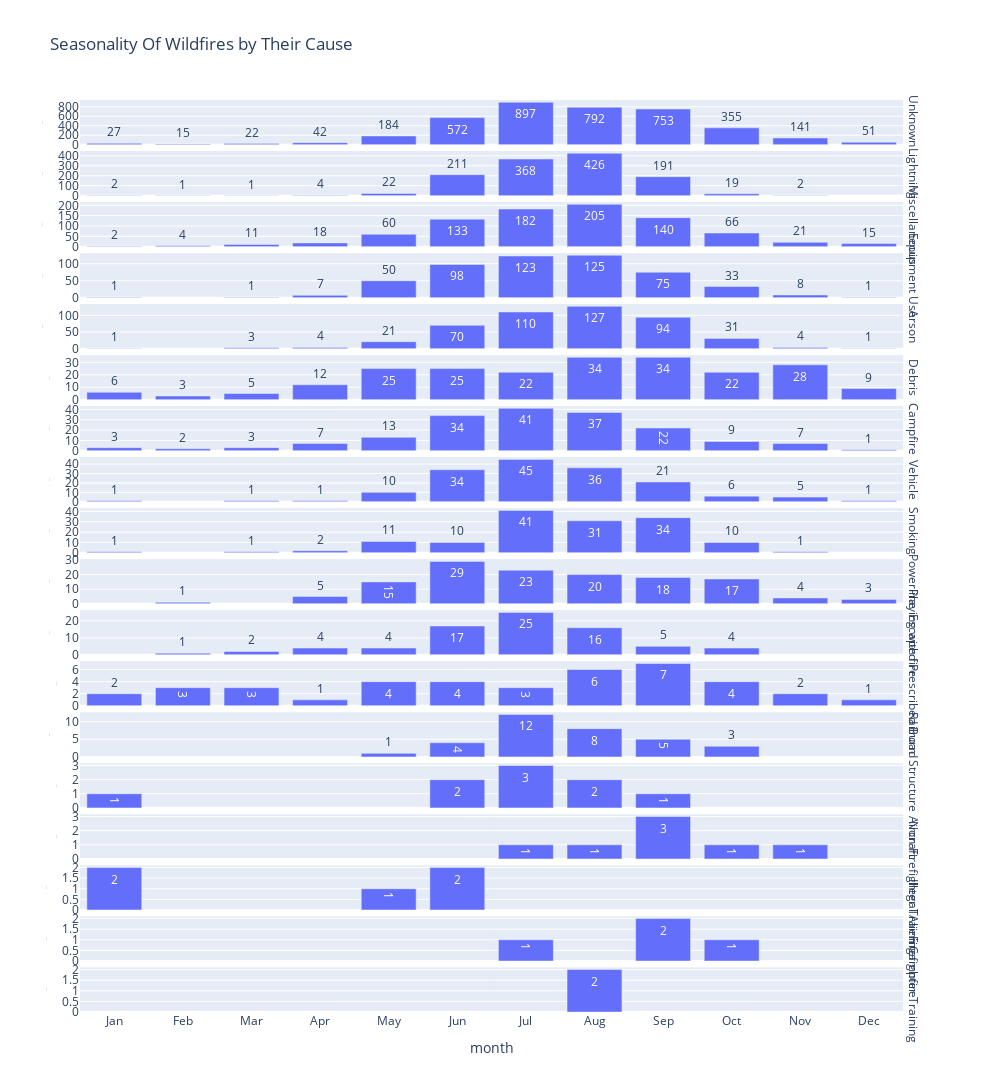

The code cell stored with this chart in its notebook:
### Code cell
df_4_2 = pd.read_csv('wildfires_grouped_task4.csv')
fig_5 = px.bar(df_3, x="month", y="count", title="Seasonality Of Wildfires by Their Cause",
            facet_row='cause', 
            facet_col_wrap=1,
            facet_row_spacing=0.007,
            height=2700,
            width=1000,
            text_auto=True,
            category_orders={'cause': order_list},
            )
fig_5.update_xaxes(tickvals=np.arange(1,13), ticktext=['Jan', 'Feb', 'Mar',
                                                   'Apr', 'May', 'Jun',
                                                   'Jul', 'Aug', 'Sep',
                                                   'Oct', 'Nov', 'Dec'])
fig_5.update_yaxes(title_font={'size':1})
xaxis = go.layout.YAxis(
        tickangle = 45)
fig_5.for_each_annotation(lambda a: a.update(text=a.text.split("- ")[1].split("/")[0]))
fig_5.update_yaxes(matches=None)

fig_5.show()

### Figure 1 — Plotly figure (JSON) as saved in the notebook; plotly's stock layout.template omitted (floating-point values rounded to 4 significant figures)
{"data": [{"alignmentgroup": "True", "hovertemplate": "cause=14 - Unknown / Unidentified<br>month=%{x}<br>count=%{y}<extra></extra>", "legendgroup": "", "marker": {"color": "#636efa", "pattern": {"shape": ""}}, "name": "", "offsetgroup": "", "orientation": "v", "showlegend": false, "textposition": "auto", "texttemplate": "%{y}", "type": "bar", "x": [1, 2, 3, 4, 5, 6, 7, 8, 9, 10, 11, 12], "xaxis": "x18", "y": [27, 15, 22, 42, 184, 572, 897, 792, 753, 355, 141, 51], "yaxis": "y18"}, {"alignmentgroup": "True", "hovertemplate": "cause=1 - Lightning<br>month=%{x}<br>count=%{y}<extra></extra>", "legendgroup": "", "marker": {"color": "#636efa", "pattern": {"shape": ""}}, "name": "", "offsetgroup": "", "orientation": "v", "showlegend": false, "textposition": "auto", "texttemplate": "%{y}", "type": "bar", "x": [1, 2, 3, 4, 5, 6, 7, 8, 9, 10, 11], "xaxis": "x17", "y": [2, 1, 1, 4, 22, 211, 368, 426, 191, 19, 2], "yaxis": "y17"}, {"alignmentgroup": "True", "hovertemplate": "cause=9 - Miscellaneous<br>month=%{x}<br>count=%{y}<extra></extra>", "legendgroup": "", "marker": {"color": "#636efa", "pattern": {"shape": ""}}, "name": "", "offsetgroup": "", "orientation": "v", "showlegend": false, "textposition": "auto", "texttemplate": "%{y}", "type": "bar", "x": [1, 2, 3, 4, 5, 6, 7, 8, 9, 10, 11, 12], "xaxis": "x16", "y": [2, 4, 11, 18, 60, 133, 182, 205, 140, 66, 21, 15], "yaxis": "y16"}, {"alignmentgroup": "True", "hovertemplate": "cause=2 - Equipment Use<br>month=%{x}<br>count=%{y}<extra></extra>", "legendgroup": "", "marker": {"color": "#636efa", "pattern": {"shape": ""}}, "name": "", "offsetgroup": "", "orientation": "v", "showlegend": false, "textposition": "auto", "texttemplate": "%{y}", "type": "bar", "x": [1, 3, 4, 5, 6, 7, 8, 9, 10, 11, 12], "xaxis": "x15", "y": [1, 1, 7, 50, 98, 123, 125, 75, 33, 8, 1], "yaxis": "y15"}, {"alignmentgroup": "True", "hovertemplate": "cause=7 - Arson<br>month=%{x}<br>count=%{y}<extra></extra>", "legendgroup": "", "marker": {"color": "#636efa", "pattern": {"shape": ""}}, "name": "", "offsetgroup": "", "orientation": "v", "showlegend": false, "textposition": "auto", "texttemplate": "%{y}", "type": "bar", "x": [1, 3, 4, 5, 6, 7, 8, 9, 10, 11, 12], "xaxis": "x14", "y": [1, 3, 4, 21, 70, 110, 127, 94, 31, 4, 1], "yaxis": "y14"}, {"alignmentgroup": "True", "hovertemplate": "cause=5 - Debris<br>month=%{x}<br>count=%{y}<extra></extra>", "legendgroup": "", "marker": {"color": "#636efa", "pattern": {"shape": ""}}, "name": "", "offsetgroup": "", "orientation": "v", "showlegend": false, "textposition": "auto", "texttemplate": "%{y}", "type": "bar", "x": [1, 2, 3, 4, 5, 6, 7, 8, 9, 10, 11, 12], "xaxis": "x13", "y": [6, 3, 5, 12, 25, 25, 22, 34, 34, 22, 28, 9], "yaxis": "y13"}, {"alignmentgroup": "True", "hovertemplate": "cause=4 - Campfire<br>month=%{x}<br>count=%{y}<extra></extra>", "legendgroup": "", "marker": {"color": "#636efa", "pattern": {"shape": ""}}, "name": "", "offsetgroup": "", "orientation": "v", "showlegend": false, "textposition": "auto", "texttemplate": "%{y}", "type": "bar", "x": [1, 2, 3, 4, 5, 6, 7, 8, 9, 10, 11, 12], "xaxis": "x12", "y": [3, 2, 3, 7, 13, 34, 41, 37, 22, 9, 7, 1], "yaxis": "y12"}, {"alignmentgroup": "True", "hovertemplate": "cause=10 - Vehicle<br>month=%{x}<br>count=%{y}<extra></extra>", "legendgroup": "", "marker": {"color": "#636efa", "pattern": {"shape": ""}}, "name": "", "offsetgroup": "", "orientation": "v", "showlegend": false, "textposition": "auto", "texttemplate": "%{y}", "type": "bar", "x": [1, 3, 4, 5, 6, 7, 8, 9, 10, 11, 12], "xaxis": "x11", "y": [1, 1, 1, 10, 34, 45, 36, 21, 6, 5, 1], "yaxis": "y11"}, {"alignmentgroup": "True", "hovertemplate": "cause=3 - Smoking<br>month=%{x}<br>count=%{y}<extra></extra>", "legendgroup": "", "marker": {"color": "#636efa", "pattern": {"shape": ""}}, "name": "", "offsetgroup": "", "orientation": "v", "showlegend": false, "textposition": "auto", "texttemplate": "%{y}", "type": "bar", "x": [1, 3, 4, 5, 6, 7, 8, 9, 10, 11], "xaxis": "x10", "y": [1, 1, 2, 11, 10, 41, 31, 34, 10, 1], "yaxis": "y10"}, {"alignmentgroup": "True", "hovertemplate": "cause=11 - Powerline<br>month=%{x}<br>count=%{y}<extra></extra>", "legendgroup": "", "marker": {"color": "#636efa", "pattern": {"shape": ""}}, "name": "", "offsetgroup": "", "orientation": "v", "showlegend": false, "textposition": "auto", "texttemplate": "%{y}", "type": "bar", "x": [2, 4, 5, 6, 7, 8, 9, 10, 11, 12], "xaxis": "x9", "y": [1, 5, 15, 29, 23, 20, 18, 17, 4, 3], "yaxis": "y9"}, {"alignmentgroup": "True", "hovertemplate": "cause=8 - Playing with fire<br>month=%{x}<br>count=%{y}<extra></extra>", "legendgroup": "", "marker": {"color": "#636efa", "pattern": {"shape": ""}}, "name": "", "offsetgroup": "", "orientation": "v", "showlegend": false, "textposition": "auto", "texttemplate": "%{y}", "type": "bar", "x": [2, 3, 4, 5, 6, 7, 8, 9, 10], "xaxis": "x8", "y": [1, 2, 4, 4, 17, 25, 16, 5, 4], "yaxis": "y8"}, {"alignmentgroup": "True", "hovertemplate": "cause=18 - Escaped Prescribed Burn<br>month=%{x}<br>count=%{y}<extra></extra>", "legendgroup": "", "marker": {"color": "#636efa", "pattern": {"shape": ""}}, "name": "", "offsetgroup": "", "orientation": "v", "showlegend": false, "textposition": "auto", "texttemplate": "%{y}", "type": "bar", "x": [1, 2, 3, 4, 5, 6, 7, 8, 9, 10, 11, 12], "xaxis": "x7", "y": [2, 3, 3, 1, 4, 4, 3, 6, 7, 4, 2, 1], "yaxis": "y7"}, {"alignmentgroup": "True", "hovertemplate": "cause=6 - Railroad<br>month=%{x}<br>count=%{y}<extra></extra>", "legendgroup": "", "marker": {"color": "#636efa", "pattern": {"shape": ""}}, "name": "", "offsetgroup": "", "orientation": "v", "showlegend": false, "textposition": "auto", "texttemplate": "%{y}", "type": "bar", "x": [5, 6, 7, 8, 9, 10], "xaxis": "x6", "y": [1, 4, 12, 8, 5, 3], "yaxis": "y6"}, {"alignmentgroup": "True", "hovertemplate": "cause=15 - Structure<br>month=%{x}<br>count=%{y}<extra></extra>", "legendgroup": "", "marker": {"color": "#636efa", "pattern": {"shape": ""}}, "name": "", "offsetgroup": "", "orientation": "v", "showlegend": false, "textposition": "auto", "texttemplate": "%{y}", "type": "bar", "x": [1, 6, 7, 8, 9], "xaxis": "x5", "y": [1, 2, 3, 2, 1], "yaxis": "y5"}, {"alignmentgroup": "True", "hovertemplate": "cause=16 - Aircraft<br>month=%{x}<br>count=%{y}<extra></extra>", "legendgroup": "", "marker": {"color": "#636efa", "pattern": {"shape": ""}}, "name": "", "offsetgroup": "", "orientation": "v", "showlegend": false, "textposition": "auto", "texttemplate": "%{y}", "type": "bar", "x": [7, 8, 9, 10, 11], "xaxis": "x4", "y": [1, 1, 3, 1, 1], "yaxis": "y4"}, {"alignmentgroup": "True", "hovertemplate": "cause=13 - Non-Firefighter Training<br>month=%{x}<br>count=%{y}<extra></extra>", "legendgroup": "", "marker": {"color": "#636efa", "pattern": {"shape": ""}}, "name": "", "offsetgroup": "", "orientation": "v", "showlegend": false, "textposition": "auto", "texttemplate": "%{y}", "type": "bar", "x": [1, 5, 6], "xaxis": "x3", "y": [2, 1, 2], "yaxis": "y3"}, {"alignmentgroup": "True", "hovertemplate": "cause=19 - Illegal Alien Campfire<br>month=%{x}<br>count=%{y}<extra></extra>", "legendgroup": "", "marker": {"color": "#636efa", "pattern": {"shape": ""}}, "name": "", "offsetgroup": "", "orientation": "v", "showlegend": false, "textposition": "auto", "texttemplate": "%{y}", "type": "bar", "x": [7, 9, 10], "xaxis": "x2", "y": [1, 2, 1], "yaxis": "y2"}, {"alignmentgroup": "True", "hovertemplate": "cause=12 - Firefighter Training<br>month=%{x}<br>count=%{y}<extra></extra>", "legendgroup": "", "marker": {"color": "#636efa", "pattern": {"shape": ""}}, "name": "", "offsetgroup": "", "orientation": "v", "showlegend": false, "textposition": "auto", "texttemplate": "%{y}", "type": "bar", "x": [8], "xaxis": "x", "y": [2], "yaxis": "y"}], "layout": {"annotations": [{"font": {}, "showarrow": false, "text": "Firefighter Training", "textangle": 90, "x": 0.98, "xanchor": "left", "xref": "paper", "y": 0.02447, "yanchor": "middle", "yref": "paper"}, {"font": {}, "showarrow": false, "text": "Illegal Alien Campfire", "textangle": 90, "x": 0.98, "xanchor": "left", "xref": "paper", "y": 0.08042, "yanchor": "middle", "yref": "paper"}, {"font": {}, "showarrow": false, "text": "Non-Firefighter Training", "textangle": 90, "x": 0.98, "xanchor": "left", "xref": "paper", "y": 0.1364, "yanchor": "middle", "yref": "paper"}, {"font": {}, "showarrow": false, "text": "Aircraft", "textangle": 90, "x": 0.98, "xanchor": "left", "xref": "paper", "y": 0.1923, "yanchor": "middle", "yref": "paper"}, {"font": {}, "showarrow": false, "text": "Structure", "textangle": 90, "x": 0.98, "xanchor": "left", "xref": "paper", "y": 0.2482, "yanchor": "middle", "yref": "paper"}, {"font": {}, "showarrow": false, "text": "Railroad", "textangle": 90, "x": 0.98, "xanchor": "left", "xref": "paper", "y": 0.3042, "yanchor": "middle", "yref": "paper"}, {"font": {}, "showarrow": false, "text": "Escaped Prescribed Burn", "textangle": 90, "x": 0.98, "xanchor": "left", "xref": "paper", "y": 0.3601, "yanchor": "middle", "yref": "paper"}, {"font": {}, "showarrow": false, "text": "Playing with fire", "textangle": 90, "x": 0.98, "xanchor": "left", "xref": "paper", "y": 0.4161, "yanchor": "middle", "yref": "paper"}, {"font": {}, "showarrow": false, "text": "Powerline", "textangle": 90, "x": 0.98, "xanchor": "left", "xref": "paper", "y": 0.472, "yanchor": "middle", "yref": "paper"}, {"font": {}, "showarrow": false, "text": "Smoking", "textangle": 90, "x": 0.98, "xanchor": "left", "xref": "paper", "y": 0.528, "yanchor": "middle", "yref": "paper"}, {"font": {}, "showarrow": false, "text": "Vehicle", "textangle": 90, "x": 0.98, "xanchor": "left", "xref": "paper", "y": 0.5839, "yanchor": "middle", "yref": "paper"}, {"font": {}, "showarrow": false, "text": "Campfire", "textangle": 90, "x": 0.98, "xanchor": "left", "xref": "paper", "y": 0.6399, "yanchor": "middle", "yref": "paper"}, {"font": {}, "showarrow": false, "text": "Debris", "textangle": 90, "x": 0.98, "xanchor": "left", "xref": "paper", "y": 0.6958, "yanchor": "middle", "yref": "paper"}, {"font": {}, "showarrow": false, "text": "Arson", "textangle": 90, "x": 0.98, "xanchor": "left", "xref": "paper", "y": 0.7518, "yanchor": "middle", "yref": "paper"}, {"font": {}, "showarrow": false, "text": "Equipment Use", "textangle": 90, "x": 0.98, "xanchor": "left", "xref": "paper", "y": 0.8077, "yanchor": "middle", "yref": "paper"}, {"font": {}, "showarrow": false, "text": "Miscellaneous", "textangle": 90, "x": 0.98, "xanchor": "left", "xref": "paper", "y": 0.8636, "yanchor": "middle", "yref": "paper"}, {"font": {}, "showarrow": false, "text": "Lightning", "textangle": 90, "x": 0.98, "xanchor": "left", "xref": "paper", "y": 0.9196, "yanchor": "middle", "yref": "paper"}, {"font": {}, "showarrow": false, "text": "Unknown ", "textangle": 90, "x": 0.98, "xanchor": "left", "xref": "paper", "y": 0.9755, "yanchor": "middle", "yref": "paper"}], "barmode": "relative", "height": 2700, "legend": {"tracegroupgap": 0}, "title": {"text": "Seasonality Of Wildfires by Their Cause"}, "width": 1000, "xaxis": {"anchor": "y", "autorange": true, "domain": [0, 0.98], "range": [0.5, 12.5], "ticktext": ["Jan", "Feb", "Mar", "Apr", "May", "Jun", "Jul", "Aug", "Sep", "Oct", "Nov", "Dec"], "tickvals": [1, 2, 3, 4, 5, 6, 7, 8, 9, 10, 11, 12], "title": {"text": "month"}, "type": "linear"}, "xaxis10": {"anchor": "y10", "autorange": true, "domain": [0, 0.98], "matches": "x", "range": [0.5, 12.5], "showticklabels": false, "ticktext": ["Jan", "Feb", "Mar", "Apr", "May", "Jun", "Jul", "Aug", "Sep", "Oct", "Nov", "Dec"], "tickvals": [1, 2, 3, 4, 5, 6, 7, 8, 9, 10, 11, 12], "type": "linear"}, "xaxis11": {"anchor": "y11", "autorange": true, "domain": [0, 0.98], "matches": "x", "range": [0.5, 12.5], "showticklabels": false, "ticktext": ["Jan", "Feb", "Mar", "Apr", "May", "Jun", "Jul", "Aug", "Sep", "Oct", "Nov", "Dec"], "tickvals": [1, 2, 3, 4, 5, 6, 7, 8, 9, 10, 11, 12], "type": "linear"}, "xaxis12": {"anchor": "y12", "autorange": true, "domain": [0, 0.98], "matches": "x", "range": [0.5, 12.5], "showticklabels": false, "ticktext": ["Jan", "Feb", "Mar", "Apr", "May", "Jun", "Jul", "Aug", "Sep", "Oct", "Nov", "Dec"], "tickvals": [1, 2, 3, 4, 5, 6, 7, 8, 9, 10, 11, 12], "type": "linear"}, "xaxis13": {"anchor": "y13", "autorange": true, "domain": [0, 0.98], "matches": "x", "range": [0.5, 12.5], "showticklabels": false, "ticktext": ["Jan", "Feb", "Mar", "Apr", "May", "Jun", "Jul", "Aug", "Sep", "Oct", "Nov", "Dec"], "tickvals": [1, 2, 3, 4, 5, 6, 7, 8, 9, 10, 11, 12], "type": "linear"}, "xaxis14": {"anchor": "y14", "autorange": true, "domain": [0, 0.98], "matches": "x", "range": [0.5, 12.5], "showticklabels": false, "ticktext": ["Jan", "Feb", "Mar", "Apr", "May", "Jun", "Jul", "Aug", "Sep", "Oct", "Nov", "Dec"], "tickvals": [1, 2, 3, 4, 5, 6, 7, 8, 9, 10, 11, 12], "type": "linear"}, "xaxis15": {"anchor": "y15", "autorange": true, "domain": [0, 0.98], "matches": "x", "range": [0.5, 12.5], "showticklabels": false, "ticktext": ["Jan", "Feb", "Mar", "Apr", "May", "Jun", "Jul", "Aug", "Sep", "Oct", "Nov", "Dec"], "tickvals": [1, 2, 3, 4, 5, 6, 7, 8, 9, 10, 11, 12], "type": "linear"}, "xaxis16": {"anchor": "y16", "autorange": true, "domain": [0, 0.98], "matches": "x", "range": [0.5, 12.5], "showticklabels": false, "ticktext": ["Jan", "Feb", "Mar", "Apr", "May", "Jun", "Jul", "Aug", "Sep", "Oct", "Nov", "Dec"], "tickvals": [1, 2, 3, 4, 5, 6, 7, 8, 9, 10, 11, 12], "type": "linear"}, "xaxis17": {"anchor": "y17", "autorange": true, "domain": [0, 0.98], "matches": "x", "range": [0.5, 12.5], "showticklabels": false, "ticktext": ["Jan", "Feb", "Mar", "Apr", "May", "Jun", "Jul", "Aug", "Sep", "Oct", "Nov", "Dec"], "tickvals": [1, 2, 3, 4, 5, 6, 7, 8, 9, 10, 11, 12], "type": "linear"}, "xaxis18": {"anchor": "y18", "autorange": true, "domain": [0, 0.98], "matches": "x", "range": [0.5, 12.5], "showticklabels": false, "ticktext": ["Jan", "Feb", "Mar", "Apr", "May", "Jun", "Jul", "Aug", "Sep", "Oct", "Nov", "Dec"], "tickvals": [1, 2, 3, 4, 5, 6, 7, 8, 9, 10, 11, 12], "type": "linear"}, "xaxis2": {"anchor": "y2", "autorange": true, "domain": [0, 0.98], "matches": "x", "range": [0.5, 12.5], "showticklabels": false, "ticktext": ["Jan", "Feb", "Mar", "Apr", "May", "Jun", "Jul", "Aug", "Sep", "Oct", "Nov", "Dec"], "tickvals": [1, 2, 3, 4, 5, 6, 7, 8, 9, 10, 11, 12], "type": "linear"}, "xaxis3": {"anchor": "y3", "autorange": true, "domain": [0, 0.98], "matches": "x", "range": [0.5, 12.5], "showticklabels": false, "ticktext": ["Jan", "Feb", "Mar", "Apr", "May", "Jun", "Jul", "Aug", "Sep", "Oct", "Nov", "Dec"], "tickvals": [1, 2, 3, 4, 5, 6, 7, 8, 9, 10, 11, 12], "type": "linear"}, "xaxis4": {"anchor": "y4", "autorange": true, "domain": [0, 0.98], "matches": "x", "range": [0.5, 12.5], "showticklabels": false, "ticktext": ["Jan", "Feb", "Mar", "Apr", "May", "Jun", "Jul", "Aug", "Sep", "Oct", "Nov", "Dec"], "tickvals": [1, 2, 3, 4, 5, 6, 7, 8, 9, 10, 11, 12], "type": "linear"}, "xaxis5": {"anchor": "y5", "autorange": true, "domain": [0, 0.98], "matches": "x", "range": [0.5, 12.5], "showticklabels": false, "ticktext": ["Jan", "Feb", "Mar", "Apr", "May", "Jun", "Jul", "Aug", "Sep", "Oct", "Nov", "Dec"], "tickvals": [1, 2, 3, 4, 5, 6, 7, 8, 9, 10, 11, 12], "type": "linear"}, "xaxis6": {"anchor": "y6", "autorange": true, "domain": [0, 0.98], "matches": "x", "range": [0.5, 12.5], "showticklabels": false, "ticktext": ["Jan", "Feb", "Mar", "Apr", "May", "Jun", "Jul", "Aug", "Sep", "Oct", "Nov", "Dec"], "tickvals": [1, 2, 3, 4, 5, 6, 7, 8, 9, 10, 11, 12], "type": "linear"}, "xaxis7": {"anchor": "y7", "autorange": true, "domain": [0, 0.98], "matches": "x", "range": [0.5, 12.5], "showticklabels": false, "ticktext": ["Jan", "Feb", "Mar", "Apr", "May", "Jun", "Jul", "Aug", "Sep", "Oct", "Nov", "Dec"], "tickvals": [1, 2, 3, 4, 5, 6, 7, 8, 9, 10, 11, 12], "type": "linear"}, "xaxis8": {"anchor": "y8", "autorange": true, "domain": [0, 0.98], "matches": "x", "range": [0.5, 12.5], "showticklabels": false, "ticktext": ["Jan", "Feb", "Mar", "Apr", "May", "Jun", "Jul", "Aug", "Sep", "Oct", "Nov", "Dec"], "tickvals": [1, 2, 3, 4, 5, 6, 7, 8, 9, 10, 11, 12], "type": "linear"}, "xaxis9": {"anchor": "y9", "autorange": true, "domain": [0, 0.98], "matches": "x", "range": [0.5, 12.5], "showticklabels": false, "ticktext": ["Jan", "Feb", "Mar", "Apr", "May", "Jun", "Jul", "Aug", "Sep", "Oct", "Nov", "Dec"], "tickvals": [1, 2, 3, 4, 5, 6, 7, 8, 9, 10, 11, 12], "type": "linear"}, "yaxis": {"anchor": "x", "autorange": true, "domain": [0, 0.04894], "range": [0, 2.105], "title": {"font": {"size": 1}, "text": "count"}, "type": "linear"}, "yaxis10": {"anchor": "x10", "autorange": true, "domain": [0.5035, 0.5524], "range": [0, 43.16], "title": {"font": {"size": 1}, "text": "count"}, "type": "linear"}, "yaxis11": {"anchor": "x11", "autorange": true, "domain": [0.5594, 0.6084], "range": [0, 47.37], "title": {"font": {"size": 1}, "text": "count"}, "type": "linear"}, "yaxis12": {"anchor": "x12", "autorange": true, "domain": [0.6154, 0.6643], "range": [0, 43.16], "title": {"font": {"size": 1}, "text": "count"}, "type": "linear"}, "yaxis13": {"anchor": "x13", "autorange": true, "domain": [0.6713, 0.7203], "range": [0, 35.79], "title": {"font": {"size": 1}, "text": "count"}, "type": "linear"}, "yaxis14": {"anchor": "x14", "autorange": true, "domain": [0.7273, 0.7762], "range": [0, 133.7], "title": {"font": {"size": 1}, "text": "count"}, "type": "linear"}, "yaxis15": {"anchor": "x15", "autorange": true, "domain": [0.7832, 0.8322], "range": [0, 131.6], "title": {"font": {"size": 1}, "text": "count"}, "type": "linear"}, "yaxis16": {"anchor": "x16", "autorange": true, "domain": [0.8392, 0.8881], "range": [0, 215.8], "title": {"font": {"size": 1}, "text": "count"}, "type": "linear"}, "yaxis17": {"anchor": "x17", "autorange": true, "domain": [0.8951, 0.9441], "range": [0, 448.4], "title": {"font": {"size": 1}, "text": "count"}, "type": "linear"}, "yaxis18": {"anchor": "x18", "autorange": true, "domain": [0.9511, 1], "range": [0, 944.2], "title": {"font": {"size": 1}, "text": "count"}, "type": "linear"}, "yaxis2": {"anchor": "x2", "autorange": true, "domain": [0.05594, 0.1049], "range": [0, 2.105], "title": {"font": {"size": 1}, "text": "count"}, "type": "linear"}, "yaxis3": {"anchor": "x3", "autorange": true, "domain": [0.1119, 0.1608], "range": [0, 2.105], "title": {"font": {"size": 1}, "text": "count"}, "type": "linear"}, "yaxis4": {"anchor": "x4", "autorange": true, "domain": [0.1678, 0.2168], "range": [0, 3.158], "title": {"font": {"size": 1}, "text": "count"}, "type": "linear"}, "yaxis5": {"anchor": "x5", "autorange": true, "domain": [0.2238, 0.2727], "range": [0, 3.158], "title": {"font": {"size": 1}, "text": "count"}, "type": "linear"}, "yaxis6": {"anchor": "x6", "autorange": true, "domain": [0.2797, 0.3287], "range": [0, 12.63], "title": {"font": {"size": 1}, "text": "count"}, "type": "linear"}, "yaxis7": {"anchor": "x7", "autorange": true, "domain": [0.3357, 0.3846], "range": [0, 7.368], "title": {"font": {"size": 1}, "text": "count"}, "type": "linear"}, "yaxis8": {"anchor": "x8", "autorange": true, "domain": [0.3916, 0.4406], "range": [0, 26.32], "title": {"font": {"size": 1}, "text": "count"}, "type": "linear"}, "yaxis9": {"anchor": "x9", "autorange": true, "domain": [0.4476, 0.4965], "range": [0, 30.53], "title": {"font": {"size": 1}, "text": "count"}, "type": "linear"}}}
